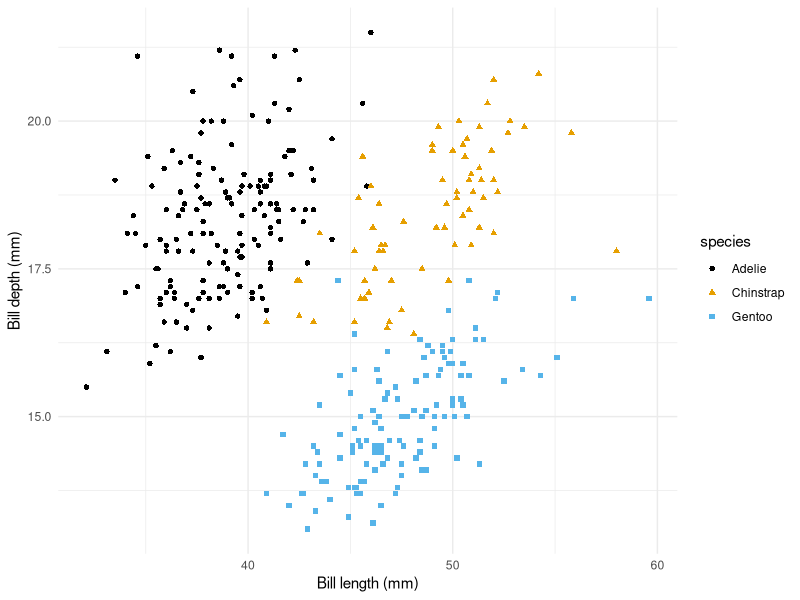

Write the R code that produced this figure.
## ---- chunk 1
#| label: load-packages
#| message: false

library(tidyverse)
library(ggthemes)
library(palmerpenguins)
## ---- chunk 2
#| fig-cap: Scatterplot about the relationship between bill depth and length for three diffeent penguin species.
#| label: fig-bill-point
#| warning: false
#| fig-width: 5
#| fig-asp: 0.618

ggplot(data = penguins,
       mapping = aes(x = bill_length_mm, 
                     y = bill_depth_mm,
                     color = species,
                     shape = species)) +
  geom_point() +
  scale_color_colorblind() +
  labs(x = "Bill length (mm)", y = "Bill depth (mm)") +
  theme_minimal()
